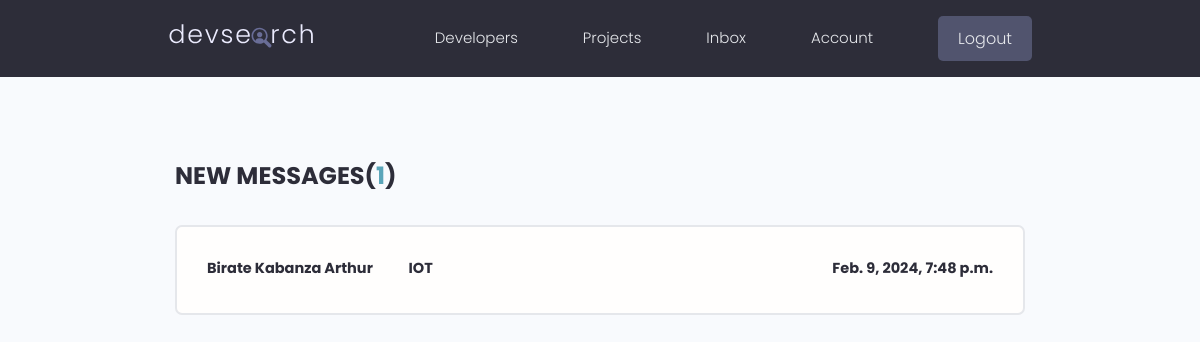
The page /inbox/ (signed in) on the database its author committed.
### users/models.py (models this page shows, shortened)
class Message(models.Model):
    sender = models.ForeignKey(
        Profile, on_delete=models.SET_NULL, null=True, blank=True)
    recipient = models.ForeignKey(
        Profile, on_delete=models.SET_NULL, null=True, blank=True, related_name="messages")
    name = models.CharField(max_length=200, null=True, blank=True)
    email = models.EmailField(max_length=200, null=True, blank=True)
    subject = models.CharField(max_length=200, null=True, blank=True)
    body = models.TextField()
    is_read = models.BooleanField(default=False, null=True)
    created = models.DateTimeField(auto_now_add=True)
    id = models.UUIDField(default=uuid.uuid4, unique=True,
                          primary_key=True, editable=False)
    class Meta:
        ordering = ['is_read', '-created']

### users/views.py (the view)
# urls.py: path('inbox/', views.inbox, name="inbox"),
@login_required(login_url='login')
def inbox(request):
    profile = request.user.profile
    messageRequests = profile.messages.all()
    unreadCount = messageRequests.filter(is_read=False).count()
    context = {'messageRequests': messageRequests, 'unreadCount': unreadCount}
    return render(request, 'users/inbox.html', context)

### users/templates/users/inbox.html
{% extends 'main.html' %}
{% block content %}
<main class="inbox my-xl">
  <div class="content-box">
    <h3 class="inbox__title">New Messages(<span>{{unreadCount}}</span>)</h3>
    <ul class="messages">
      {% for message in messageRequests %}
      {% if message.is_read == False %}
      <li class="message message--unread">
        {% else %}
      <li class="message">
        {% endif %}
        <a href="{% url 'message' message.id %}">
          <span class="message__author">{{message.name}}</span>
          <span class="message__subject">{{message.subject}}</span>
          <span class="message__date">{{message.created}}</span>
        </a>
      </li>
      {% endfor %}
    </ul>
  </div>
</main>
{% endblock content %}

### static/styles/app.css (style rules this page uses)
:root { --color-sub: #2d2d39; }
.content-box { width: 95%; max-width: 85rem; margin: 0 auto; }
.inbox { height: 90vh; }
.inbox__title, .inbox__title span { font-size: 2.4rem; font-weight: 700; color: var(--color-sub); text-transform: uppercase; text-align: left; margin-bottom: 3rem; }
.inbox__title span { color: var(--color-main); }
.messages { list-style: none; background: var(--color-white); padding: 0.5rem 3rem; border: 2px solid var(--color-light); border-radius: 0.7rem; }
.message { padding: 2.5rem 0; }
.message > a span { font-size: 1.45rem; font-weight: 500; }
.message.message--unread a span { font-weight: 700; color: var(--color-sub); }
.message > a { display: flex; gap: 1rem; }
.message__author, .message__date { flex-basis: 25%; }
.message__subject { flex-basis: 50%; }
.message__date { text-align: right; }

### static/uikit/styles/modules/_variables.css (style rules this page uses)
:root { --color-main: #5aa5b9; --color-main-light: #e6faff; --color-sub: #3f4156; --color-sub-light: #51546e; --color-sub-lighter: #ededfd; --color-text: #737373; --color-gray: #8b8b8b; --color-light: #e5e7eb; --color-light-gray: #767676; --color-bg: #f8fafd; --color-white: #fffefd; --color-white-light: #f3f3f3; --color-success: #359e64; --color-success-bg: #def8e8; --color-error: #fc4b0b; --color-error-bg: #fff2ee; --font-base: 'Poppins', arial, helvetica, 'Segoe UI', roboto, ubuntu, sans-serif; --font-monospace: 'Fira Code', 'Courier New', courier, monospace; --font-regular: 300; --font-medium: 500; --font-bold: 700; --generic-shadow: 1px 1px 5px #00000010; --generic-transition: all 0.3s ease-in-out; }

### static/uikit/styles/modules/_base.css (style rules this page uses)
* { margin: 0; padding: 0; box-sizing: border-box; text-rendering: optimizeLegibility; color: inherit; font-size: inherit; }
html { font-size: 50%; }
@media only screen and (min-width: 480px) { html { font-size: 56.25%; } }
@media only screen and (min-width: 1200px) { html { font-size: 62.5%; } }
body { line-height: 1.6; font-weight: 400; font-size: 1.5rem; color: var(--color-text); background-color: var(--color-bg); min-height: 100vh; }

### static/uikit/styles/modules/_typography.css (style rules this page uses)
* { font-family: var(--font-base); }
h3 { font-size: 3.2rem; font-weight: var(--font-medium); }
p, span, strong { font-size: 1.6rem; color: var(--color-text); font-weight: var(--font-regular); }
a { padding-bottom: 2px; text-decoration: none; display: inline-block; color: var(--color-main); font-weight: var(--font-medium); }

### static/uikit/styles/modules/_utilities.css (style rules this page uses)
.my-xl { margin: 8rem auto; }

### rows shown on the page
Message: name "Birate Kabanza Arthur", subject "IOT", created "Feb. 9, 2024, 7:48 p.m."

### other values the page prints
{{ unreadCount }} "1"
